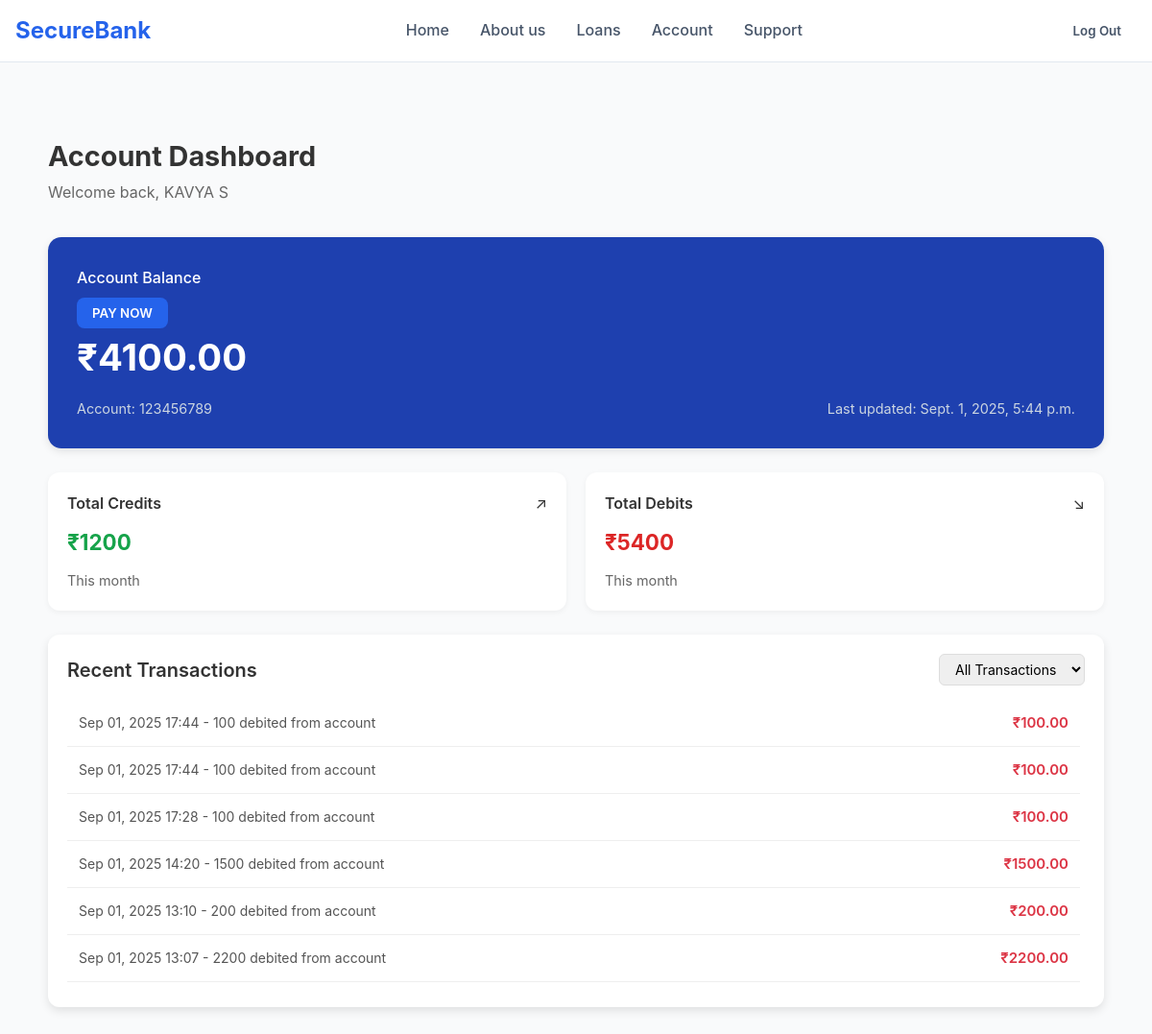
/account_dashboard/ (signed in), run on an earlier commit of the app's database.
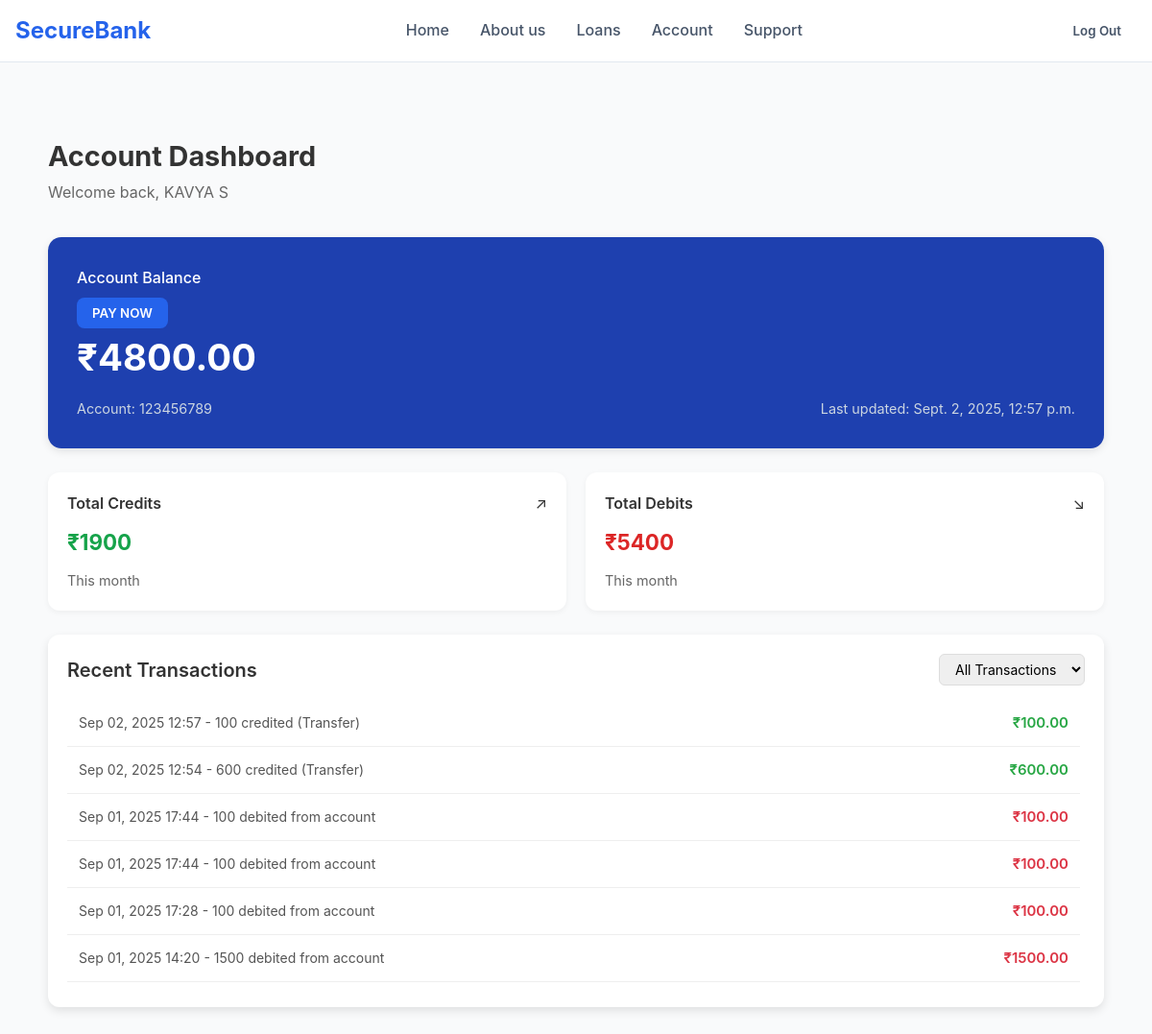
And on a later commit of the database.
### BankApp/models.py (models this page shows, shortened)
class Account(models.Model):
    user = models.OneToOneField(User, on_delete=models.CASCADE, blank=True, null=True)
    account_number = models.CharField(max_length=20, unique=True, editable=False)
    balance = models.DecimalField(max_digits=12, decimal_places=2, default=0.00)
    last_updated = models.DateTimeField(auto_now=True)

class Transaction(models.Model):
    TRANSACTION_TYPES = [
        ("credit", "Credit"),
        ("debit", "Debit"),
    ]
    account = models.ForeignKey(Account, on_delete=models.CASCADE, related_name="transactions")
    transaction_type = models.CharField(max_length=10, choices=TRANSACTION_TYPES)
    amount = models.DecimalField(max_digits=10, decimal_places=2)
    description = models.CharField(max_length=255, blank=True, null=True)
    timestamp = models.DateTimeField(auto_now_add=True)

### BankApp/views.py (the view)
# urls.py: path('account_dashboard/',views.account_dashboard,name="account_dashboard"),
def account_dashboard(request):
    try:
        account = Account.objects.get(user=request.user)
    except Account.DoesNotExist:
        messages.error(request, "❌ No account found. Please create one.")
        return redirect("homepage")
    start_month = now().replace(day=1, hour=0, minute=0, second=0, microsecond=0)
    total_credits = Transaction.objects.filter(
        account=account,
        transaction_type="credit",
        timestamp__gte=start_month
    ).aggregate(total=Sum("amount"))["total"] or 0
    total_debits = Transaction.objects.filter(
        account=account,
        transaction_type="debit",
        timestamp__gte=start_month
    ).aggregate(total=Sum("amount"))["total"] or 0
    transactions = Transaction.objects.filter(account=account).order_by("-timestamp")[:10]
    return render(request, "account.html", {
        "account": account,
        "total_credits": total_credits,
        "total_debits": total_debits,
        "transactions": transactions,
    })

### BankApp/templates/account.html (shortened to what this page needs)
{% load static %}
<!DOCTYPE html>
<html lang="en">
<head>
    <link rel="stylesheet" href="{% static 'css/account.css' %}">
</head>
<body>
    <nav class="navbar">
        <div class="nav-container">
            <div class="nav-content">
                <div class="logo">
                    <h1>SecureBank</h1>
                </div>
                <div class="nav-links">
                    <a href="{% url 'homepage'%}" class="nav-link">Home</a>
                    <a href="#" class="nav-link">About us</a>
                    <a href="#" class="nav-link">Loans</a>
                    <a href="{% url 'account_dashboard' %}"class="nav-link">Account</a>
                    <a href="#" class="nav-link">Support</a>
                </div>
                <div class="auth-buttons">
    {% if request.user.is_authenticated %}
        <a href="{% url 'logout' %}">
            <button class="btn-ghost">Log Out</button>
        </a>
    {% else %}
        <button class="btn-ghost" onclick="openModal('login')">Log In</button>
        <button class="btn-primary" onclick="openModal('signup')">Sign Up</button>
    {% endif %}
</div>
            </div>
        </div>
    </nav>
    <main class="account-main">
        <div class="container">
                <div class="account-header">
    <h1>Account Dashboard</h1>
    <p>Welcome back, {{ request.user.first_name|upper }} {{ request.user.last_name|upper }}</p>
</div>
<div class="balance-card">
    <div class="balance-header">
        <h2>Account Balance</h2>
        <button class="btn-primary transfer-btn" onclick="openmoneyModal()">PAY NOW</button>
    </div>
    <div class="balance-amount">₹{{ account.balance }}</div>
    <div class="balance-info">
        <span class="account-number">Account: {{ account.account_number }}</span>
        <span class="last-updated">Last updated: {{ account.last_updated }}</span>
    </div>
</div>
<div class="summary-cards">
    <div class="summary-card credit">
        <div class="summary-header">
            <h3>Total Credits</h3>
            <span class="arrow-up">↗</span>
        </div>
        <div class="summary-amount">₹{{ total_credits }}</div>
        <div class="summary-period">This month</div>
    </div>
   <div class="summary-card debit">
    <div class="summary-header">
        <h3>Total Debits</h3>
        <span class="arrow-down">↘</span>
    </div>
    <div class="summary-amount">₹{{ total_debits }}</div>
    <div class="summary-period">This month</div>
</div>
</div>
<div class="transaction-history">
    <div class="transaction-header">
        <h2>Recent Transactions</h2>
        <select id="filterSelect" class="filter-select">
            <option value="all">All Transactions</option>
        </select>
    </div>
<div class="transaction-list">
    {% for tx in transactions %}
        <div class="transaction-item" data-type="{{ tx.transaction_type }}">
            <div class="transaction-left">
                <span>{{ tx.timestamp|date:"M d, Y H:i" }}</span> -
                <span>{{ tx.description }}</span>
            </div>
            <div class="transaction-right {% if tx.transaction_type == 'credit' %}credit{% else %}debit{% endif %}">
                ₹{{ tx.amount }}
            </div>
        </div>
    {% empty %}
        <p>No recent transactions</p>
    {% endfor %}
</div>
                    </div>
                </div>
    </main>
</body>
</html>

What changed in the data, as far as the page shows it:
no longer on this page (row unchanged): Transaction: timestamp "Sep 01, 2025 13:10", description "200 debited from account", amount "200.00"
no longer on this page (row unchanged): Transaction: timestamp "Sep 01, 2025 13:07", description "2200 debited from account", amount "2200.00"
changed Account: balance "4100.00" → "4800.00"; last_updated "Sept. 1, 2025, 5:44 p.m." → "Sept. 2, 2025, 12:57 p.m."
added Transaction: timestamp "Sep 02, 2025 12:57", description "100 credited (Transfer)", amount "100.00", transaction_type "credit" (drawn)
added Transaction: timestamp "Sep 02, 2025 12:54", description "600 credited (Transfer)", amount "600.00", transaction_type "credit" (drawn)
Also different on the page:
{{ total_credits }}: "1200" → "1900"
